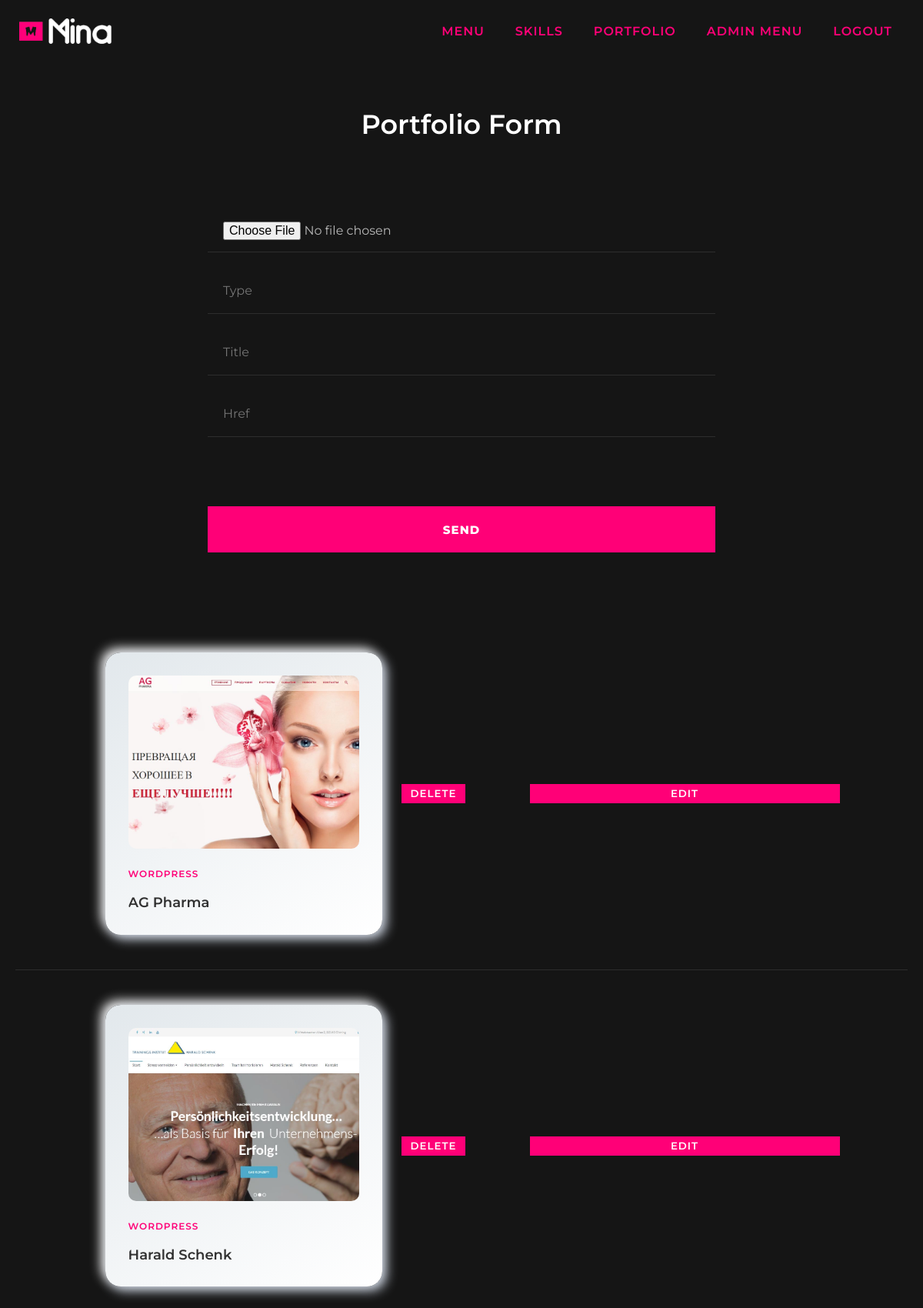
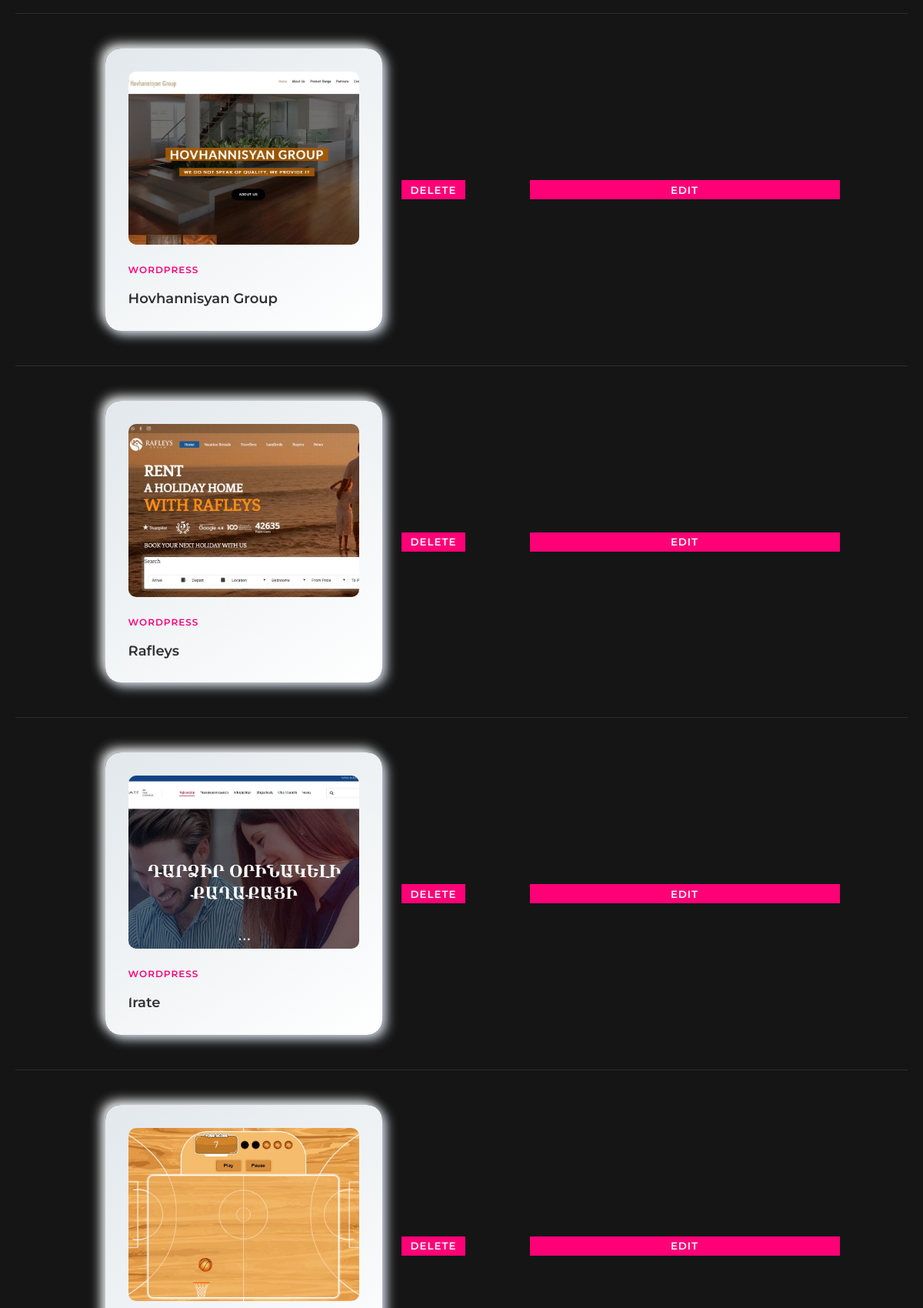
Page /admin/portfolio.php (signed in, upper part) on the committed database (2 pictures, top to bottom).
### tables this page shows
CREATE TABLE `admin_menu` (
  `id` int(11) NOT NULL,
  `title` varchar(30) NOT NULL,
  `link` varchar(30) NOT NULL
);

CREATE TABLE `portfolio` (
  `id` int(11) NOT NULL,
  `image` varchar(100) NOT NULL,
  `type` varchar(50) NOT NULL,
  `title` varchar(100) NOT NULL,
  `url` varchar(255) NOT NULL
);

### admin/portfolio.php (the view, shortened to what this page needs)
<?php
 require_once __DIR__ .'/../parts/header.php';
$image = $_POST["image"];
$type =  $_POST['type'];
$title =  $_POST['title'];
$url =  $_POST['url'];
?>
<main class="forms_main">
   <section class="row contact_form_row">
       <div class="wrapper form_wrap">
           <div class="intro_title">
               <h2 class="title">Portfolio Form</h2>
           </div>
           <form action="" method="post" class="admin_form" id="contact" enctype="multipart/form-data">
               <fieldset>
                   <div>
                       <input class="tr3" type="file" name="image" id="image" value="<?php echo $image ?: '' ?>">
                   </div>
                   <div>
                       <input class="tr3" type="text" name="type" placeholder="Type" id="type" value="<?php echo $type ?: '' ?>" autocomplete="off">
                   </div>
                   <div>
                       <input class="tr3" type="text" name="title" placeholder="Title" id="title" value="<?php echo $title ?: '' ?>" autocomplete="off">
                   </div>
                   <div>
                       <input class="tr3" type="text" name="url" placeholder="Href" id="url" value="<?php echo $url ?: '' ?>" autocomplete="off">
                   </div>
               </fieldset>
               <fieldset>
                   <input type="submit" class="submit" value="Send" name="send">
               </fieldset>
           </form>
           <?php
           $sql_select = "SELECT * FROM portfolio";
           $result = $conn->query($sql_select);
           if ($result->num_rows > 0) {
               while ($row = $result->fetch_assoc()) {
                   $img_src = '/uploads/' . $row["image"];
                   ?>
                   <div class='flex justify_center admin_form_wrap'>
                       <div class='flex justify_center left_wrap'>
                         <div class='portfolio_item'>
                               <div class='inner'>
                                   <div>
                                       <a href='<?=$row["url"] ?>' target='_blank'>
                                           <img src='<?= $img_src ?>' alt='Personal Portfolio Images'>
                                       </a>
                                   </div>
                                   <div class='portfolio_content'>
                                       <h5><?= $row["type"]?></h5>
                                       <h3>
                                           <a href='<?= $row["url"] ?>' target='_blank' class='tr3'>
                                           <?= $row["title"] ?>
                                           </a>
                                       </h3>
                                   </div>
                               </div>
                           </div>
                         <form action='' method='post' class='second_form flex align_center'>
                             <input type='submit' name='delete' class='delete' value='Delete'>
                         </form>
                       </div>
                       <div class="update_form_wrap flex align_center justify_center">
                           <button class="edit">Edit</button>
                       </div>
                   </div>
               <?php }
           } else {
               echo "0 results";
           };
           ?>
       </div>
   </section>
</main>
<?php
require_once __DIR__ .'/../parts/footer.php';

### parts/header.php (shortened to what this page needs)
<?php
require_once __DIR__ . '/../config/connect.php';
?>
<!DOCTYPE html>
<html>
<head>
    <link rel="stylesheet" href="/css/style.css">
    <link rel="stylesheet" href="https://cdnjs.cloudflare.com/ajax/libs/font-awesome/6.1.1/css/all.min.css">
</head>
<body>
<header class="header tr3">
    <div class="row">
        <div class="wrapper header_wrapper flex align_center justify_between">
            <div class="header_logo_wrap flex align_center">
                <a href="#intro">
                    <img src="/images/logo_white.png" alt="logo">
                </a>
            </div>
            <div class="flex menu_block">
                <nav>
                    <ul class="primary_menu flex flex_wrap">
                        <?php
                            if (isset($_SESSION['logged'])) {
                                $host = $_SERVER['HTTP_HOST'];
                                $request = $_SERVER['REQUEST_SCHEME'];
                                $sql_select_menu = "SELECT title, link FROM admin_menu";
                                $result = $conn->query($sql_select_menu);
                                if ($result->num_rows > 0) {
                                    while ($row = $result->fetch_assoc()) {
                                        echo
                                            "<li class='admin_menu_item'><a href='" . $request . '://' . $host . '/' . $row["link"] . "' data-hover='" . $row['title'] . "' >" . $row["title"] . "</a></li>";
                                    }
                                }
                                else {
                                    echo "0 results";
                                }
                            }
                        ?>
                    </ul>
                </nav>
            </div>
        </div>
    </div>
</header>

### css/main.css (style rules this page uses)
* { margin: 0; padding: 0; outline: none; box-sizing: border-box; text-decoration: none; }
*:after, *::before { -webkit-box-sizing: border-box; -moz-box-sizing: border-box; box-sizing: border-box; }
body { display: flex; flex-direction: column; }
body, p, ul { margin: 0; font-family: 'Montserrat', sans-serif; position: relative; }
:root { font-family: 'Playfair Display'; --color-primary: #FF0077; --color-secondary: #ffffff; --color-tertiary: #0d1013; --color-gray: #888888; --color-dark-gray: #313131; --gradient-box: linear-gradient(145deg, #e2e8ec, #ffffff); --shadow-white: 5px 5px 15px #D1D9E6, -5px -5px 15px #ffffff; }
h1, h2, h3, h4, h5, h6 { margin: 0; }
h2 { font-weight: 600; }
h5 { text-transform: uppercase; }
header { position: absolute; top: 0; z-index: 2; width: 100%; }
.row { margin: 0 auto; width: 100%; }
.wrapper { max-width: 1320px; margin: 0 auto; padding: 0 20px; }
.header_wrapper { height: 122px; height: 80px; padding: 0 20px; }
.primary_menu { list-style-type: none; }
.primary_menu li { margin: 10px 5px; }
.primary_menu li a { color: var(--color-primary); font-weight: 600; text-transform: uppercase; padding: 15px; letter-spacing: 1px; }
.primary_menu li a::before { color: var(--color-secondary); content: attr(data-hover); position: absolute; opacity: 0; -webkit-transform: scale(1.1) translateX(10px) translateY(-10px) rotate(4deg); -moz-transform: scale(1.1) translateX(10px) translateY(-10px) rotate(4deg); transform: scale(1.1) translateX(10px) translateY(-10px) rotate(4deg); -webkit-transition: -webkit-transform 0.3s, opacity 0.3s; -moz-transition: -moz-transform 0.3s, opacity 0.3s; transition: transform 0.3s, opacity 0.3s; pointer-events: none; }
.header_logo_wrap img { border: 0; vertical-align: middle; max-width: 100%; width: 130px; height: auto; }
.intro_title h2 { font-size: 35px; color: var(--color-dark-gray); margin-bottom: 50px; }
.portfolio_item { background: var(--gradient-box); box-shadow: var(--shadow-white); border-radius: 20px; padding: 30px; height: 100%; text-align: left; max-width: 360px; position: relative; flex: 1 1 29%; margin: 25px; }
.inner a { display: block; overflow: hidden; border-radius: 10px; }
.inner a img { width: 100%; transition: 0.4s; height: auto; object-fit: cover; vertical-align: middle; }
.portfolio_content { margin-top: 25px; }
.portfolio_content h5 { color: var(--color-primary); font-size: 12px; letter-spacing: 1px; text-transform: uppercase; font-weight: 600; margin-bottom: 20px; }
.portfolio_content h3 a { color: var(--color-dark-gray); font-size: 40px; line-height: 1.2; font-size: 25px; font-weight: 600; }
.contact_form_row { background: #151515; padding: 110px 0; text-align: center; }
.contact_form_row .intro_title h2 { color: var(--color-secondary); }
fieldset { border: none; margin: 0; padding: 0; }
#contact input { height: 60px; padding: 20px; font-family: 'Montserrat', sans-serif; }
#contact input[type="text"], #contact input[type="email"], #contact input[type="number"], #contact input[type="file"], #contact input[type="password"], #contact textarea, .update_form_wrap input[type="text"], .update_form_wrap input[type="file"] { width: 100%; color: rgba(255, 255, 255, 0.7); margin-bottom: 0; border: none; border-bottom: 1px solid rgba(255, 255, 255, 0.1); outline: none; vertical-align: middle; font-size: 16px; line-height: 3px; max-width: 100%; background: transparent; }
.submit { background: var(--color-primary); color: var(--color-secondary); cursor: pointer; border: none; width: 100%; margin: 50px 0; text-transform: uppercase; font-weight: 700; letter-spacing: 1px; font-size: 15px; }
.forms_main { background: #151515; height: 100vh; flex: 1; }
.form_wrap { padding-top: 30px; }
.admin_form { margin: 0 auto; max-width: 700px; padding: 15px 0; }
.admin_form fieldset { border: none; margin: 20px; }
.admin_form fieldset div { margin-bottom: 20px; position: relative; }
.delete, .edit, .update { background: var(--color-primary); height: 25px; padding: 0 12px; font-family: 'Montserrat', sans-serif; color: var(--color-secondary); cursor: pointer; border: none; width: 100%; text-transform: uppercase; font-weight: 600; letter-spacing: 1px; }
.admin_form_wrap { border-bottom: 1px solid #2d2d2d; padding: 20px 0; }
.admin_form_wrap .left_wrap, .admin_form_wrap .update_form_wrap { width: 50%; }
.update_form_wrap { max-width: 483px; padding: 0 40px; flex-direction: column; }
.edit { margin: 10px }
.admin_form_wrap .left_wrap .portfolio_item { height: auto; }

### rows in the picture
admin_menu: title "MENU"
admin_menu: title "SKILLS"
admin_menu: title "PORTFOLIO"
admin_menu: title "ADMIN MENU"
admin_menu: title "LOGOUT"
portfolio: image (picture), type "WORDPRESS", title "AG Pharma"
portfolio: image (picture), type "WORDPRESS", title "Harald Schenk"
portfolio: image (picture), type "WORDPRESS", title "Hovhannisyan Group"
portfolio: image (picture), type "WORDPRESS", title "Rafleys"
portfolio: image (picture), type "WORDPRESS", title "Irate"
portfolio: image (picture)
